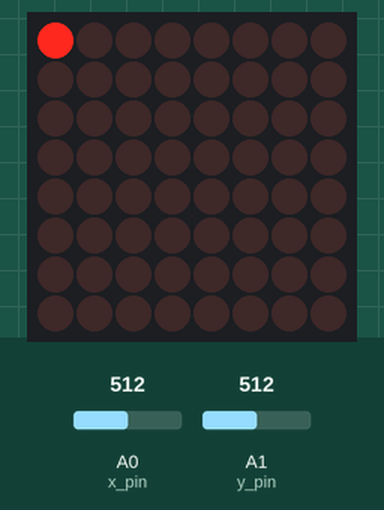
This sketch was run on a simulated Arduino Uno, built with avr-gcc and run on an emulated ATmega328P. Parts: 8×8 LED matrix. The test bench sets the inputs (shaded band); at power-on: A0 (x_pin) = 512, A1 (y_pin) = 512.

Above: at 1.2 s.
1.3 s: A0 (x_pin) set to 533
At 2.7 s:
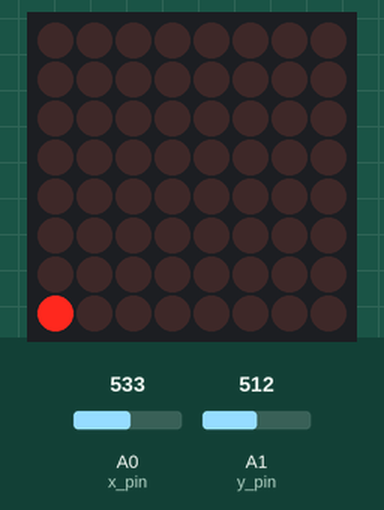
3.0 s: A1 (y_pin) set to 541
At 3.8 s:
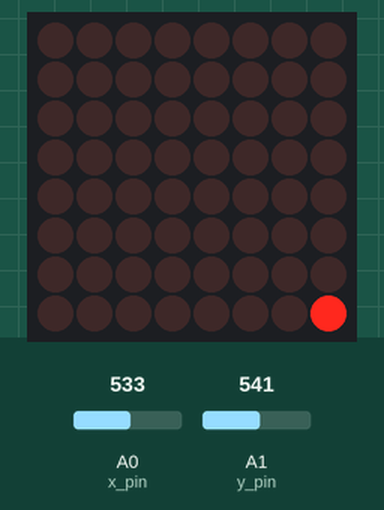
4.7 s: A0 (x_pin) set to 43
6.2 s: A0 (x_pin) set to 37
At 7.2 s:
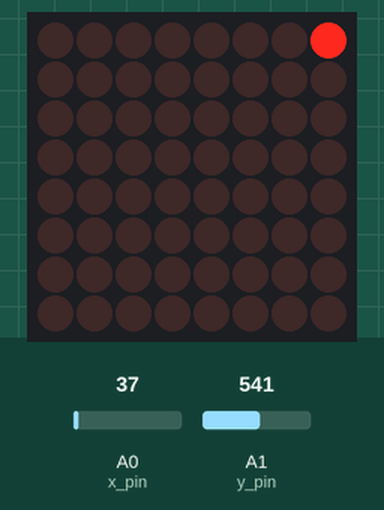
7.9 s: A1 (y_pin) set to 306
At 7.94 s:
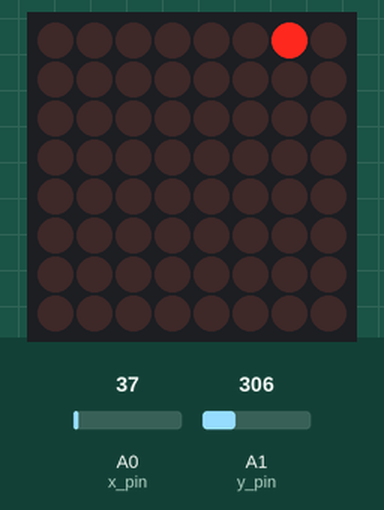
9.6 s: A1 (y_pin) set to 716
At 9.63 s:
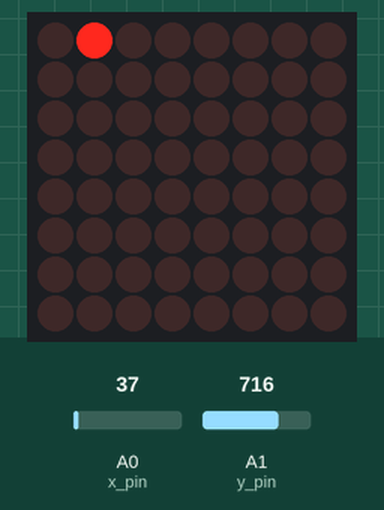
Timing chart, 0 to 12.4 s (numbered marks = the images above; inputs shaded):
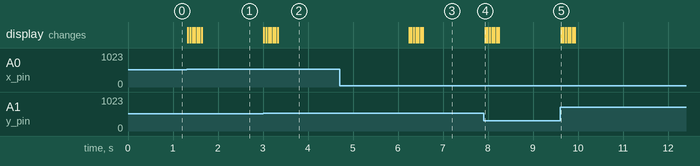

Measured:
- the behaviour switches between 522 and 523 on A0 (x_pin) (found by bisection; images 0 and 1)
- the behaviour switches between 522 and 523 on A1 (y_pin) (found by bisection; images 1 and 2)
- the behaviour switches between 41 and 40 on A0 (x_pin) (found by bisection; images 2 and 3)
- after the input at 1.3 s, the display: first changes at once (image 1 shows a later state)
- after the input at 3.0 s, the display: first changes at once (image 2 shows a later state)
- after the input at 4.7 s, every drawn part: stays the same
- after the input at 6.2 s, the display: first changes after 0.05 s (image 3 shows a later state)
- after the input at 7.9 s, the display: changes at once (image 4)
- after the input at 9.6 s, the display: changes at once (image 5)

The sketch:

LittleGame.ino
```cpp
#include "LedControl.h"

// Led control stuff
LedControl lc = LedControl(12, 10, 11, 1);
const int delaytime1 = 50;
const int delaytime2 = 100;

// Joystick control stuff
const int x_pin = 0; // analog pin 0
const int y_pin = 1; // analong pin 1
//const int sw_pin = 8;
const int threshold = 10;


void setup() {

  // Set up joystick switch input pin
  //pinMode(sw_pin, INPUT);

  // Set up led display
  lc.shutdown(0, false);
  lc.setIntensity(0, 8);
  lc.clearDisplay(0);
} // END OF FUNCTION setup()

// initial cursor pos starting at (1, 1)
int x_pos = 0;
byte y_pos = B10000000;


void updateCursor() {
  // This loop updates the graphics on the led grid

  // Do this first obviously
  lc.clearDisplay(0);

  // Then update it based on our pos
  for(int row = 0; row < 8; row++) {
    // If the xposition is the same as the row we're updating
    if (x_pos == row) {
      lc.setRow(0, x_pos, y_pos);
    }
  }

} // END OF FUNCTION updateGraphics()


void updatePos() {
  // Update the position of our blinky dude!

  // First update x_pos
  if (analogRead(x_pin) > (512 + threshold) && x_pos < 7) { // can't send it to row 8!!
    x_pos++;
  } else if (analogRead(x_pin) < (51 - threshold) && x_pos > 0) { // can't send it to row 0!!
    x_pos--;
  } else {} // the joystick will be in the middle... no motion in the y


  // Update y_pos
  if (analogRead(y_pin) > (512 + threshold) && y_pos > B00000001) { // can't send it to column 9! which is B00000000 1 NONEXISTENT!
    y_pos /= 2; // y is a byte!
  } else if (analogRead(y_pin) < (512 - threshold) && y_pos < B1000001) { // can't send it to column 0!! which is B1 00000000 NONEXIESTENT
    y_pos *= 2; // y is a byte!
  } else {} // the joystick will be in the middle... no motion in the y

} //  END OF FUNCTION updatePos()


void loop() {
  updatePos();
  updateCursor();
  delay(delaytime1);


} // END OF FUNCTION loop()
```
